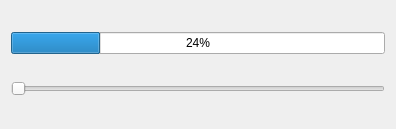
<?xml version="1.0" encoding="UTF-8"?>
<ui version="4.0">
 <class>Widget</class>
 <widget class="QWidget" name="Widget">
  <property name="geometry">
   <rect>
    <x>0</x>
    <y>0</y>
    <width>396</width>
    <height>129</height>
   </rect>
  </property>
  <property name="windowTitle">
   <string>Widget</string>
  </property>
  <layout class="QVBoxLayout" name="verticalLayout">
   <item>
    <widget class="QProgressBar" name="progressBar">
     <property name="value">
      <number>24</number>
     </property>
    </widget>
   </item>
   <item>
    <widget class="QSlider" name="horizontalSlider">
     <property name="maximum">
      <number>100</number>
     </property>
     <property name="orientation">
      <enum>Qt::Horizontal</enum>
     </property>
    </widget>
   </item>
  </layout>
 </widget>
 <layoutdefault spacing="6" margin="11"/>
 <resources/>
 <connections/>
</ui>
